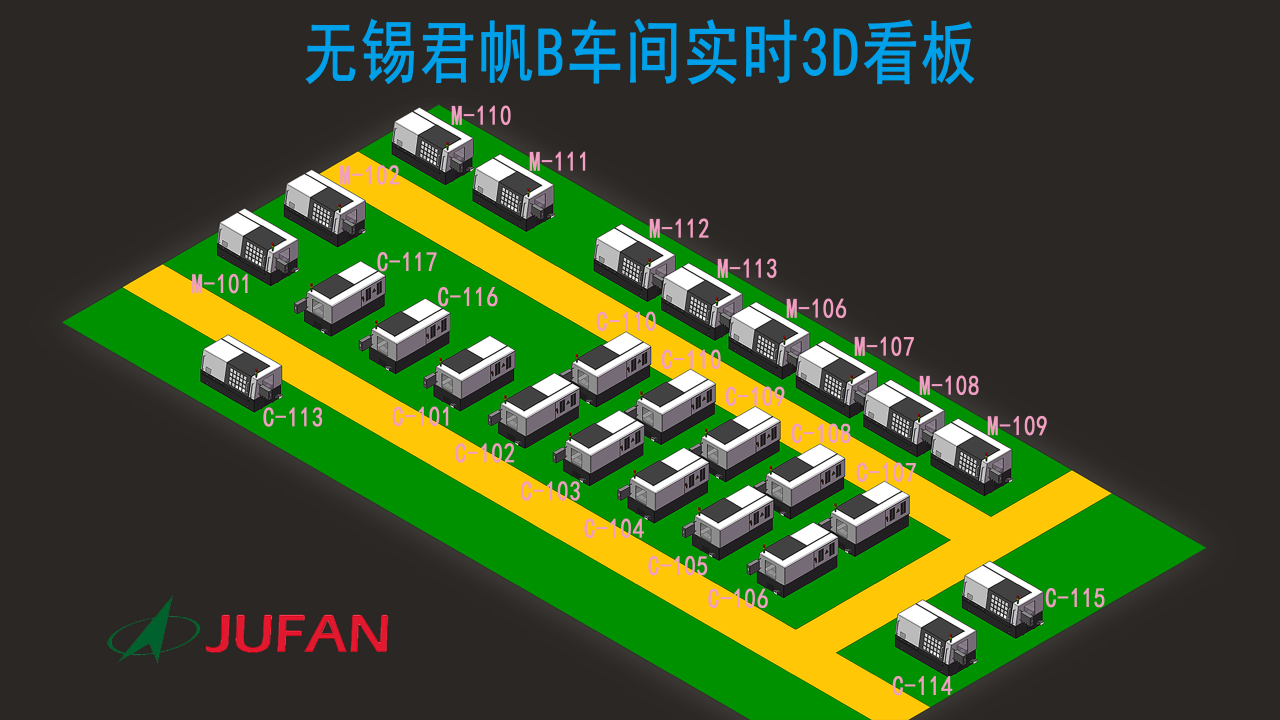
#> input picture demo1/B车间效果图底图.JPG, 3840 x 2160 px (shown at 1/3 size)
$ python main.py
#> lines starting #> are read from the running program, lines starting #| are printed output that depends on the picture
#> (reads demo1/dataset.txt from the repository)
#> in main, jpg_img is the input picture: shape (2160, 3840, 3); mean B, G, R 43.3, 80.9, 63.5
import cv2
import numpy as np

# opencv2中坐标原点：左上角
dic = {"1": "红（报警）", "2": "绿（运行）", "3": "空闲", "4": "蓝（关机）", "5": "黄（调试）"}
location_data = [(660 - 53, 665 - 57), (865 - 53, 550 - 57), (1185 - 53, 362 - 57), (1428 - 53, 505 - 57),
                 (1791 - 53, 713 - 57), (1995 - 53, 830 -
                                         57), (2198 - 53, 947 - 57), (2400 - 53, 1065 - 57),
                 (2603 - 53, 1180 - 57), (2801 - 53, 1297 - 53),
                 (2893 - 53, 1724 - 57), (2696 - 53,
                                          1842 - 57), (613 - 53, 1047 - 57),
                 (1809 - 54, 1035 - 66), (2003 - 54, 1147 -
                                          66), (2197 - 54, 1259 - 66), (2391 - 54, 1371 - 66),
                 (2585 - 54, 1483 - 66), (2371 - 54,
                                          1607 - 66), (2177 - 54, 1495 - 66),
                 (1983 - 54, 1383 - 66), (1789 - 54, 1271 -
                                          66), (1595 - 54, 1159 - 66), (1401 - 54, 1047 - 66),
                 (1208 - 54, 935 - 66), (1013 - 54, 823 - 66), ]


def add_alpha_channel(img):
    """为jpg图像添加alpha通道

    Args:
        img (_type_): _description_

    Returns:
        _type_: _description_
    """
    b_channel, g_channel, r_channel = cv2.split(img)
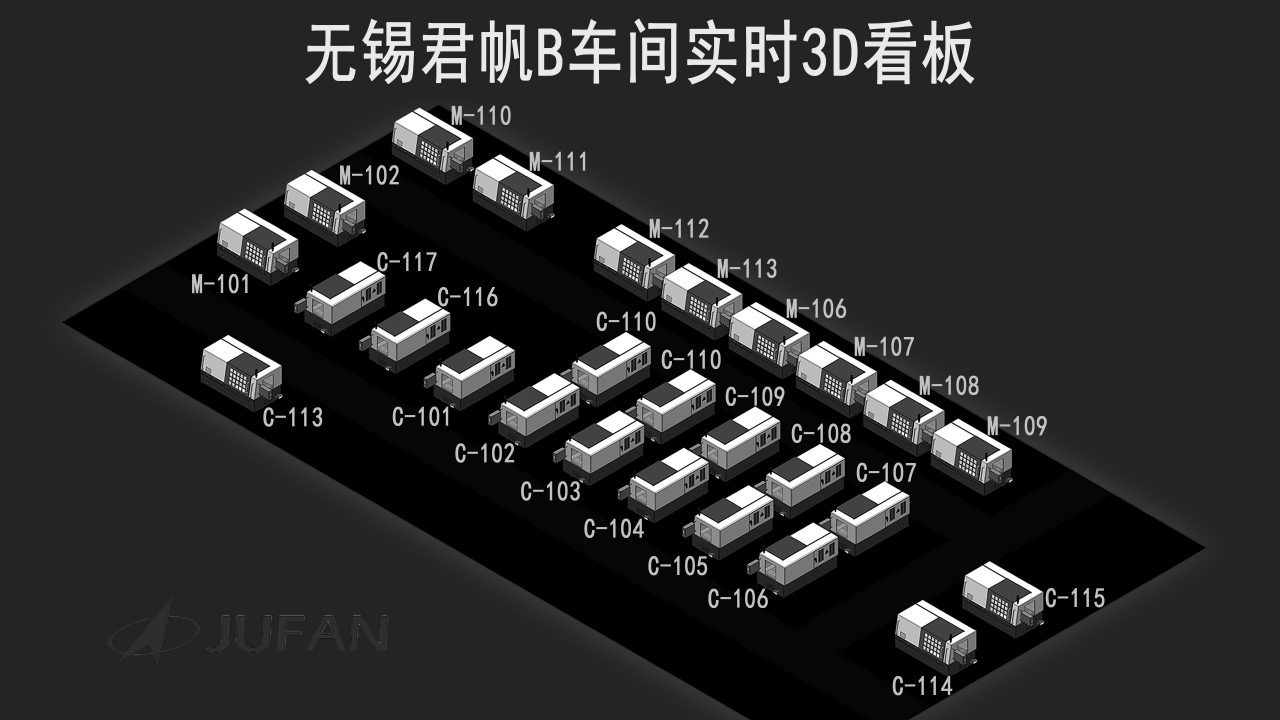
#> b_channel: shape (2160, 3840) (shown at 1/3 size); min 0, max 255, mean 43.3
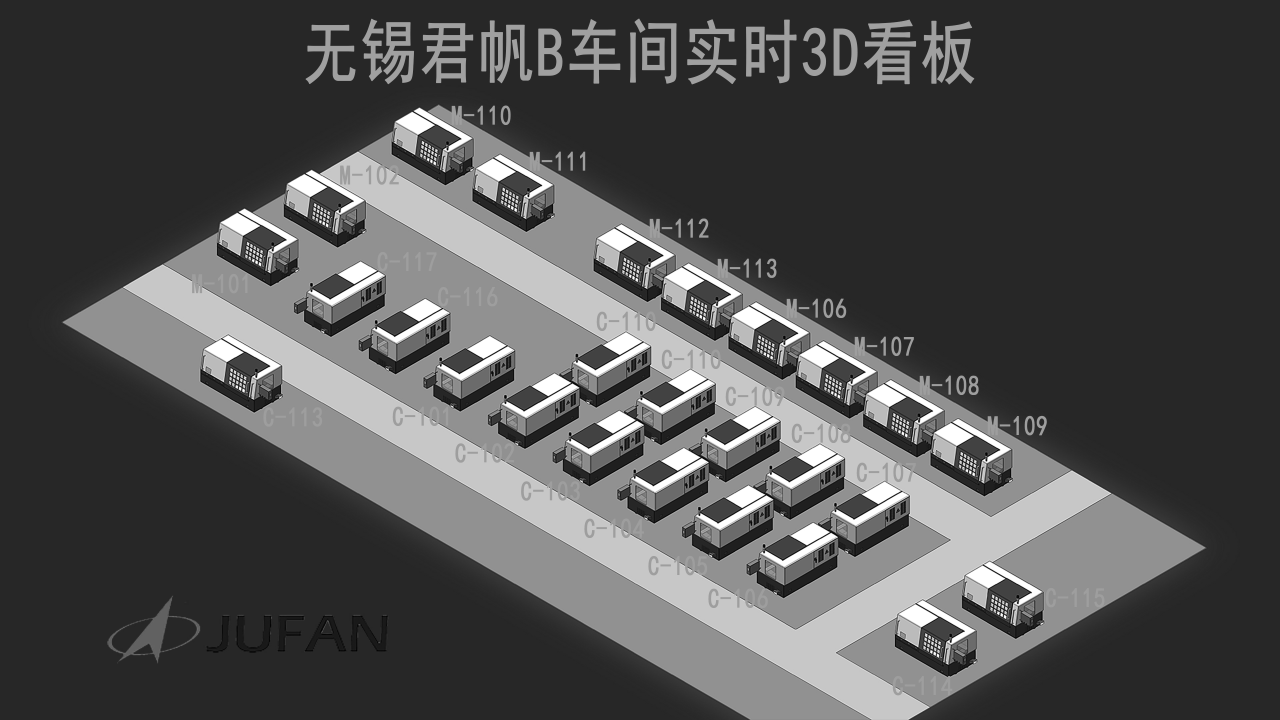
#> g_channel: shape (2160, 3840) (shown at 1/3 size); min 0, max 255, mean 80.9
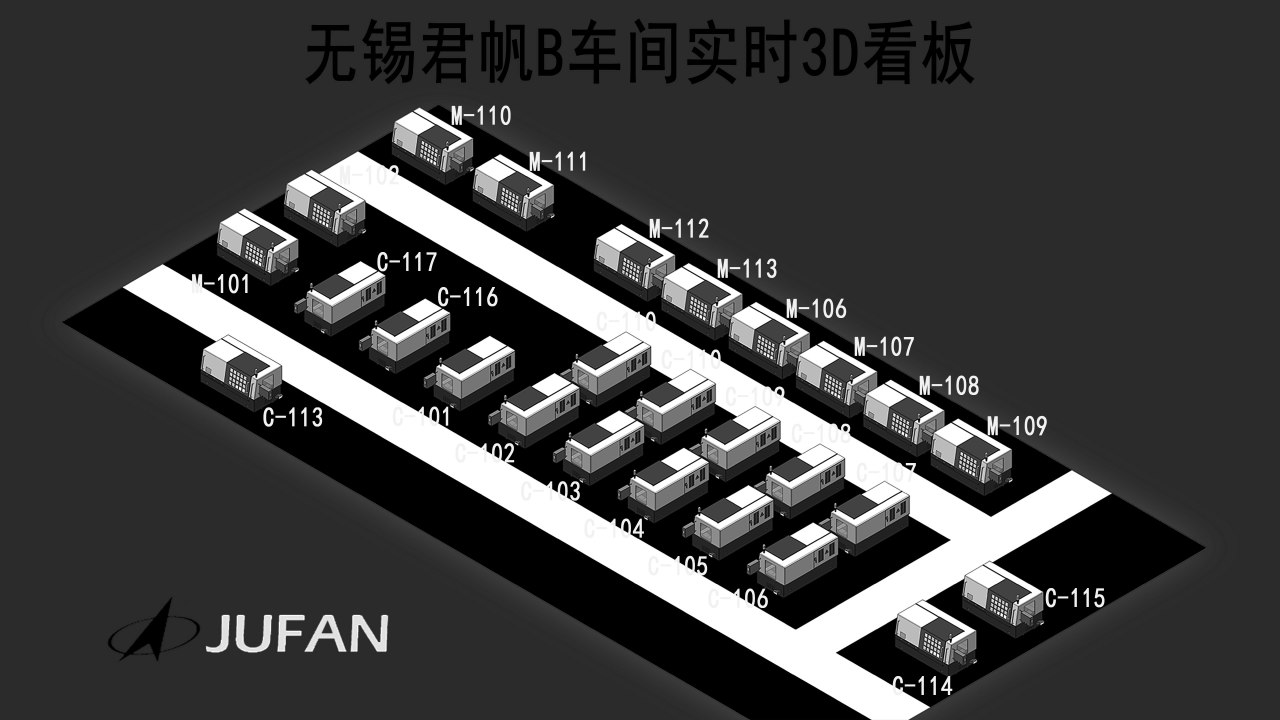
#> r_channel: shape (2160, 3840) (shown at 1/3 size); min 0, max 255, mean 63.5
    alpha_channel = np.ones(b_channel.shape, dtype=b_channel.dtype) * 255
    new_img = cv2.merge((b_channel, g_channel, r_channel, alpha_channel))
    return new_img


def merge_png_with_jpg(jpg_img, png_img, x1, y1, x2, y2):
    """_summary_

    Args:
        jpg_img (_type_): 大图
        png_img (_type_): 小图
        x1 (_type_): 截图位置：左上角
        y1 (_type_):
        x2 (_type_): 截图位置：右下角
        y2 (_type_):

    Returns:
        _type_: _description_
    """
    if jpg_img.shape[2] == 3:
        jpg_img = add_alpha_channel(jpg_img)

#> (the run stopped early here; a loop or call above may not have finished)
